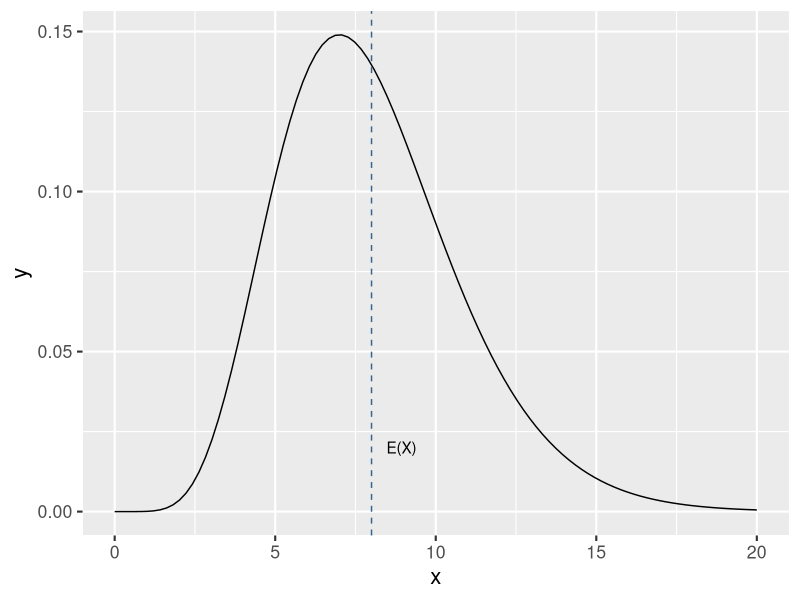
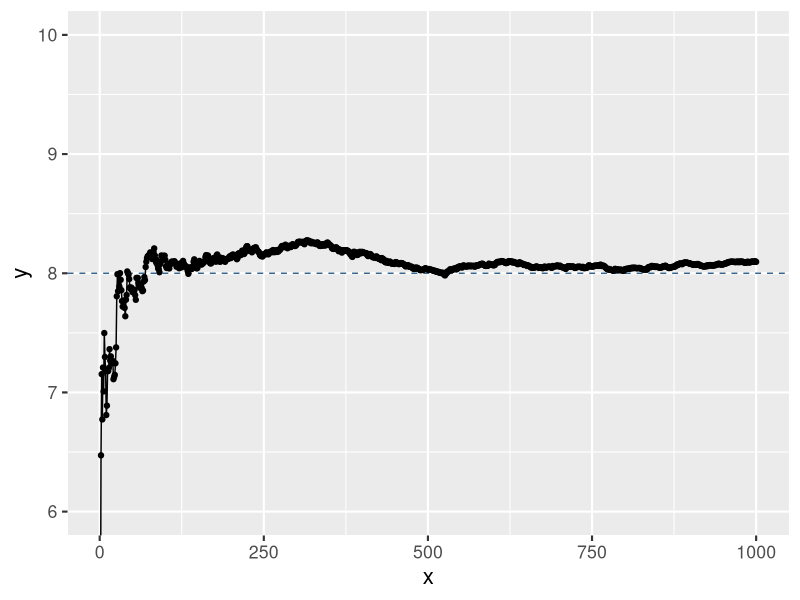
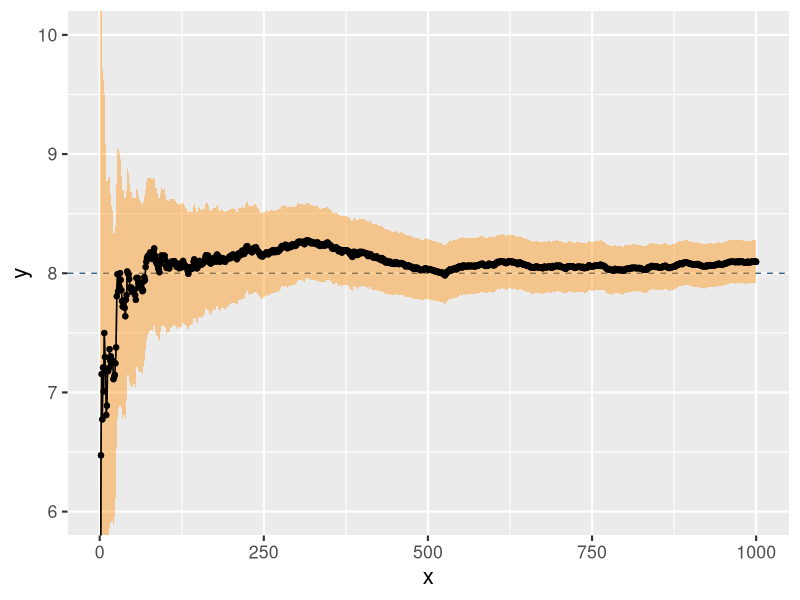
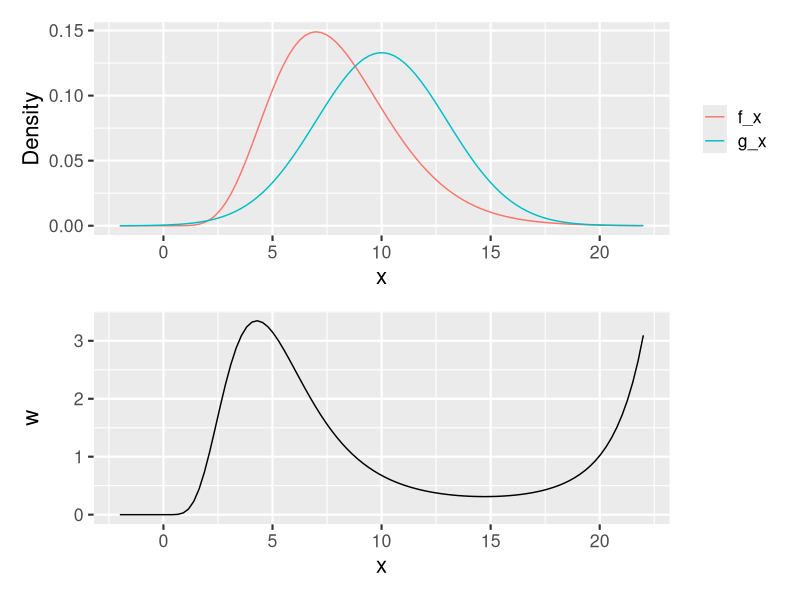
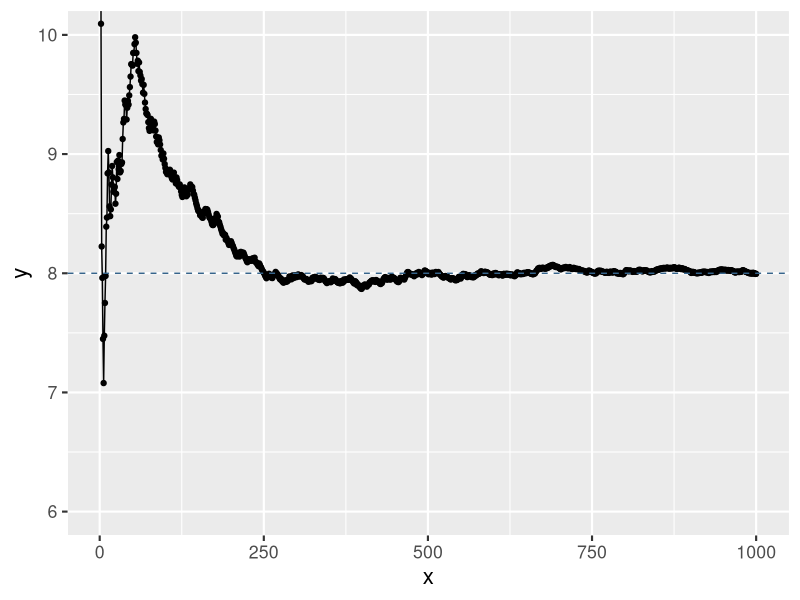
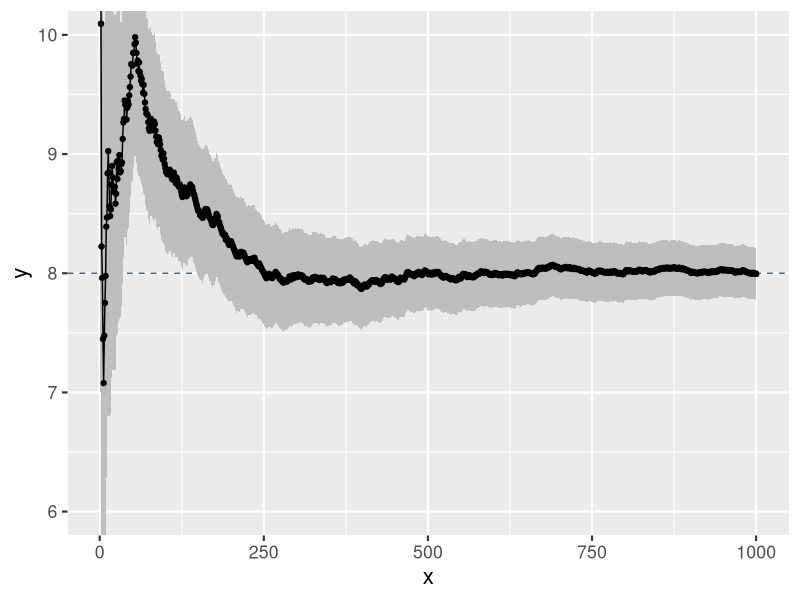
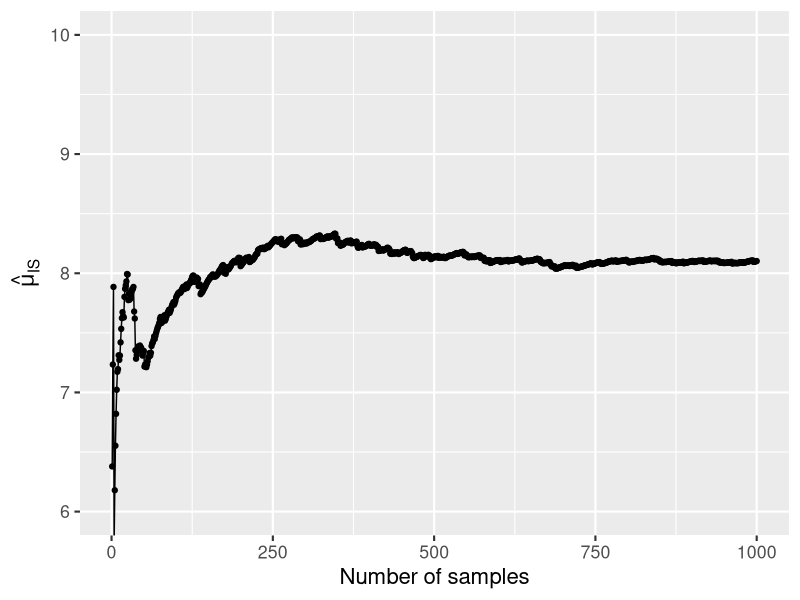
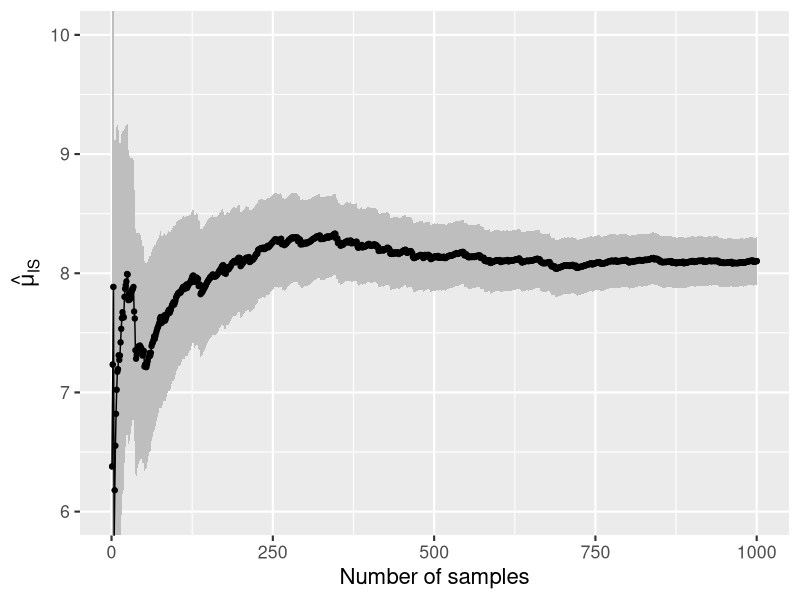

These charts were generated, in order, by the following R code: (Note: this script raises an error after producing the figures.)
## ---- chunk 1
knitr::knit_hooks$set(crop = knitr::hook_pdfcrop)

knitr::opts_chunk$set(
  fig.width = 8,
  fig.height = 5,
  fig.retina = 3,
  fig.align = "center",
  cache = FALSE,
  autodep = TRUE,
  dev.args = list(pointsize = 16),
  crop = TRUE
)

library(tidyverse)
library(patchwork)

old_options <- options(digits = 4)

theme_set(theme_grey(base_size = 16))
## ---- chunk 2
set.seed(1234)
B <- 1000
x <- rgamma(B, 8)

mu_hat <- (cumsum(x) / (1:B))
sigma_hat <- sd(x)
mu_hat[B] # Theoretical value: 8
sigma_hat # Theoretical value: √8
## ---- chunk 3
x <- seq(0, 20, length.out = 100)
y <- dgamma(x, 8)

tibble(x, y) |>
  ggplot(aes(x, y)) +
  geom_line() +
  geom_vline(xintercept = 8, linetype = "dashed", color = "steelblue4") +
  annotate("text", x = 8, y = 0.02, label = "E(X)", hjust = -0.5)
## ---- chunk 4
p <- ggplot(tibble(x = 1:B, y = mu_hat), aes(x, y)) +
  geom_hline(yintercept = 8, linetype = "dashed", col = "steelblue4") +
  geom_line() +
  geom_point() +
  coord_cartesian(ylim = c(6, 10))
p
## ---- chunk 5
p + geom_ribbon(
  aes(
    ymin = mu_hat - 1.96 * sigma_hat / sqrt(1:B),
    ymax = mu_hat + 1.96 * sigma_hat / sqrt(1:B)
  ),
  fill = "dark orange",
  alpha = 0.4
) + geom_line() + geom_point()
## ---- chunk 6
# TO DO
## ---- chunk 7
set.seed(1234)
B <- 1000
x <- rnorm(B, 10, 3)
w_star <-
  dgamma(x, 8) / dnorm(x, 10, 3) #<<
mu_hat_IS <-
  cumsum(x * w_star) / (1:B)
mu_hat_IS[B] # Theoretical value 8
## ---- chunk 8
z <- seq(-12, 12, length.out = 100) + 10
f_x <- dgamma(z, 8)
g_x <- dnorm(z, 10, 3)
w <- f_x / g_x

p1 <- tibble(x = z, f_x, g_x) |>
  pivot_longer(c(f_x, g_x)) |>
  ggplot(aes(x, value, color = name)) +
  geom_line() +
  labs(y = "Density", color = NULL)

p2 <- tibble(x = z, w) |>
  ggplot(aes(x, w)) +
  geom_line()

p1 / p2
## ---- chunk 9
p <- ggplot(
  tibble(x = 1:B, y = mu_hat_IS),
  aes(x, y)
) +
  geom_line() +
  geom_point() +
  coord_cartesian(ylim = c(6, 10)) +
  geom_hline(yintercept = 8, linetype = "dashed", col = "steelblue4")
p
## ---- chunk 10
sigma_hat_IS <- sd(x * w_star)
sigma_hat_IS # Theoretical value?
## ---- chunk 11
p + geom_ribbon(
  aes(
    ymin = mu_hat_IS - 1.96 * sigma_hat_IS / sqrt(1:B),
    ymax = mu_hat_IS + 1.96 * sigma_hat_IS / sqrt(1:B)
  ),
  fill = "gray"
) + geom_line() + geom_point()
## ---- chunk 12
set.seed(1234)
B <- 1000
x <- rnorm(B, 10, 3)
w_star <- numeric(B)
x_pos <- x[x > 0]
w_star[x > 0] <- exp((x_pos - 10)^2 / 18 - x_pos + 7 * log(x_pos))

mu_hat_IS <- cumsum(x * w_star) / cumsum(w_star)
mu_hat_IS[B] # Theoretical value 8
## ---- chunk 13
p <- tibble(x = 1:B, y = mu_hat_IS) |>
  ggplot(aes(x, y)) +
  geom_line() +
  geom_point() +
  coord_cartesian(ylim = c(6, 10)) +
  labs(y = expression(hat(mu)[IS]), x = "Number of samples")
p
## ---- chunk 14
c_hat <- mean(w_star)
sigma_hat_IS <- sd(x * w_star)
sigma_hat_w_star <- sd(w_star)
gamma_hat <- cov(x * w_star, w_star)
sigma_hat_IS_w <- sqrt(sigma_hat_IS^2 + mu_hat_IS[B]^2 * sigma_hat_w_star^2 -
  2 * mu_hat_IS[B] * gamma_hat) / c_hat
sigma_hat_IS_w
## ---- chunk 15
p + geom_ribbon(
  aes(
    ymin = mu_hat_IS - 1.96 * sigma_hat_IS_w / sqrt(1:B),
    ymax = mu_hat_IS + 1.96 * sigma_hat_IS_w / sqrt(1:B)
  ),
  fill = "gray"
) + geom_line() + geom_point()
## ---- chunk 16
knitr::include_graphics("images/networkfig.png")
## ---- chunk 17
A <- matrix(0, 10, 10)
A[1, c(2, 4, 5)] <- 1
A[2, c(1, 3, 6)] <- 1
A[3, c(2, 6, 7, 8, 10)] <- 1
A[4, c(1, 5, 8)] <- 1
A[5, c(1, 4, 8, 9)] <- 1
A[6, c(2, 3, 7, 10)] <- 1
A[7, c(3, 6, 10)] <- 1
A[8, c(3, 4, 5, 9)] <- 1
A[9, c(5, 8, 10)] <- 1
A[10, c(3, 6, 7, 9)] <- 1
A # Graph adjacency matrix
## ---- chunk 18
Aup <- A
Aup[lower.tri(Aup)] <- 0
## ---- chunk 19
discon <- function(Aup) {
  A <- Matrix::forceSymmetric(Aup, "U")
  i <- 3
  Apow <- A %*% A %*% A # A^3

  while (Apow[1, 10] == 0 && i < 9) {
    Apow <- Apow %*% A
    i <- i + 1
  }

  Apow[1, 10] == 0 # TRUE if nodes 1 and 10 are not connected
}
## ---- chunk 20
sim_net <- function(Aup, p) {
  ones <- which(Aup == 1)
  Aup[ones] <- sample(
    c(0, 1),
    length(ones),
    replace = TRUE,
    prob = c(p, 1 - p)
  )
  Aup
}
## ---- chunk 21
bench::bench_time(replicate(1e5, sim_net(Aup, 0.5)))
## ---- chunk 22
set.seed(27092016)
n <- 1e5
tmp <- replicate(n, discon(sim_net(Aup, 0.05)))

mu_hat <- mean(tmp)
mu_hat
## ---- chunk 23
mu_hat + 1.96 * sqrt(mu_hat * (1 - mu_hat) / n) * c(-1, 0, 1)
## ---- chunk 24
weights <- function(Aup, Aup0, p0, p) {
  w <- discon(Aup0)

  if (w) {
    s <- sum(Aup0)
    w <- (p / p0)^18 * (p0 * (1 - p) / (p * (1 - p0)))^s
  }

  as.numeric(w)
}
## ---- chunk 25
tmp <- replicate(n, weights(Aup, sim_net(Aup, 0.2), 0.2, 0.05))
mu_hat_IS <- mean(tmp)
mu_hat_IS
## ---- chunk 26
mu_hat_IS + 1.96 * sd(tmp) / sqrt(n) * c(-1, 0, 1)
## ---- chunk 27
c(sd(tmp), sqrt(mu_hat * (1 - mu_hat))) # The estimated standard deviations
## ---- chunk 28
mu_hat * (1 - mu_hat) / var(tmp)
## ---- chunk 29
ones <- which(Aup == 1)
Atmp <- Aup
p <- 0.05
prob <- numeric(2^18)

for (i in 0:(2^18 - 1)) {
  on <- as.numeric(intToBits(i)[1:18])
  Atmp[ones] <- on

  if (discon(Atmp)) {
    s <- sum(on)
    prob[i + 1] <- p^(18 - s) * (1 - p)^s
  }
}
## ---- chunk 30
sum(prob) # True value
# MC estimate and interval
mu_hat + 1.96 * sqrt(mu_hat * (1 - mu_hat) / n) * c(-1, 0, 1)
# IS estimate and interval
mu_hat_IS + 1.96 * sd(tmp) / sqrt(n) * c(-1, 0, 1)
## ---- chunk 31
h <- function(x, alpha = 0.1) {
  p <- length(x)
  tmp <- alpha * x[1L:(p - 1L)]
  exp(-sum((tmp / 2.0 - x[2L:p]) * tmp))
}
## ---- chunk 32
n <- 10000 # The number of random variables to generate
p <- 100 # The dimension of each random variable
alpha <- 0.2
evaluations <- numeric(n)
set.seed(123)

for (i in 1:n) {
  x <- rnorm(p)
  evaluations[i] <- h(x, alpha = alpha)
}
## ---- chunk 33
plot(cumsum(evaluations) / 1:n, pch = 20)
abline(h = 1, col = "red")
mu_hat <- cumsum(evaluations) / 1:n
sigma_hat <- sd(evaluations)
lines(1:n, mu_hat + 1.96 * sigma_hat / sqrt(1:n))
lines(1:n, mu_hat - 1.96 * sigma_hat / sqrt(1:n))
## ---- chunk 34
alpha <- 0.4 #<<
evaluations <- numeric(n)
set.seed(123)

for (i in 1:n) {
  x <- rnorm(p)
  evaluations[i] <- h(x, alpha = alpha)
}
## ---- chunk 35
plot(cumsum(evaluations) / 1:n, pch = 20)
abline(h = 1, col = "red")
mu_hat <- cumsum(evaluations) / 1:n
sigma_hat <- sd(evaluations)
lines(1:n, mu_hat + 1.96 * sigma_hat / sqrt(1:n))
lines(1:n, mu_hat - 1.96 * sigma_hat / sqrt(1:n))
## ---- chunk 36
options(digits = old_options$digits)
## ---- chunk 37
dvmises <- function(x, mu = 0, kappa = 2) {
  exp(kappa * cos(x - mu)) / (2 * pi * besselI(kappa, 0))
}
## ---- chunk 38
vonmises_importance <- function(n, mu = 0, kappa = 2) {
  x <- rnorm(n, 0, pi / 2)
  w <- dvmises(x, mu, kappa) / dnorm(x, 0, pi / 2)
  cumsum(x * w_star) / 1:n
}

# x <- seq(-pi, pi, length.out = 100)
# plot(x, dvmises(x))
# lines(x, dnorm(x, 0, pi / 2))
